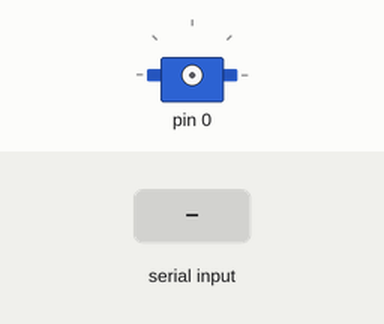
A sketch run on a simulated Arduino Uno, built with avr-gcc and run on an emulated ATmega328P. Parts: servo. The inputs (shaded band) are chosen by the test bench. What the sketch prints to the serial monitor is not drawn.

Above: at 1.3 s.
1.4 s: "ATTACH\n" received over Serial
2.9 s: "WRITE\n" received over Serial
At 4.1 s:
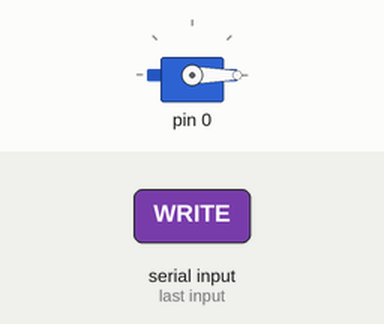
4.4 s: "WRITE,45\n" received over Serial
At 5.4 s:
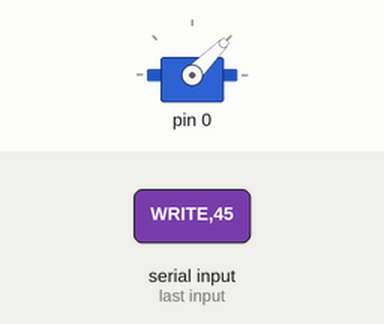
Timing chart, 0 to 7.4 s (numbered marks = the images above; inputs shaded):
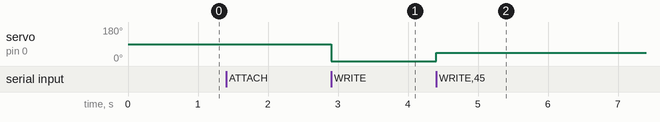

Measured:
- after the input at 2.9 s, servo on pin 0: 90° → 0° at once
- after the input at 4.4 s, servo on pin 0: 0° → 45° at once

The sketch:

test_single_servo.ino
```cpp
/*
 * 单舵机测试代码
 */

#include <Servo.h>

Servo servo;

void setup() {
  Serial.begin(115200);
  delay(100);

  Serial.println("=== 单舵机测试 ===");
  Serial.println("输入命令:");
  Serial.println("  ATTACH X  - 连接引脚X的舵机");
  Serial.println("  WRITE X   - 转到角度X");
  Serial.println("  DETACH    - 断开舵机");
}

void loop() {
  if (Serial.available()) {
    String cmd = Serial.readStringUntil('\n');
    cmd.trim();

    if (cmd.startsWith("ATTACH")) {
      int pin = cmd.substring(6).toInt();
      servo.attach(pin);
      Serial.print("已连接引脚 ");
      Serial.println(pin);
    } else if (cmd.startsWith("WRITE")) {
      int angle = cmd.substring(6).toInt();
      servo.write(angle);
      Serial.print("已转到 ");
      Serial.println(angle);
    } else if (cmd == "DETACH") {
      servo.detach();
      Serial.println("已断开");
    }
  }
}
```
